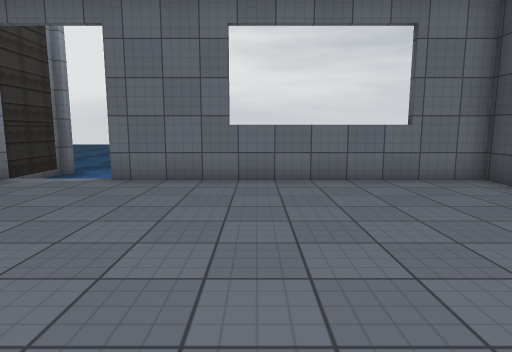
View 1 (above)

18 first-person views from a walk through a 3-D level made in the Unity game engine. The camera is 1.4 m above the floor, tilts 8° down and sees 75° across. The floor is counted in squares, 1 m on a side. Each view is taken from the middle of a square. On the plan, view 1 faces up. The plan holds only what a view shows up to about 15 squares ahead; the rest is blank. The place goes on beyond the plan. The player is left out. Some surface patterns are stand-ins.

View 2
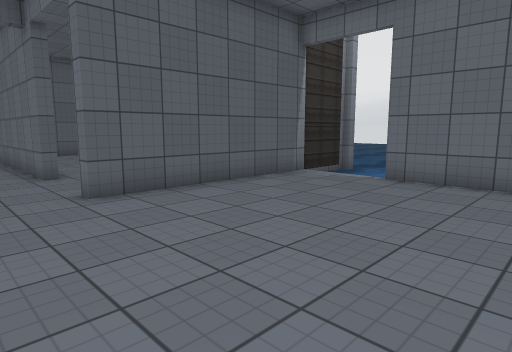

View 3
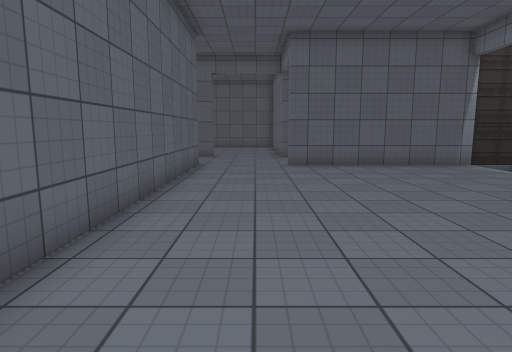

View 4
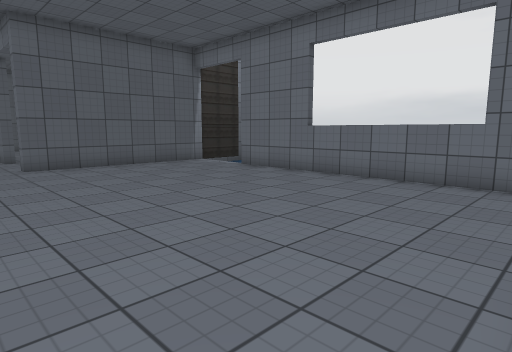

View 5
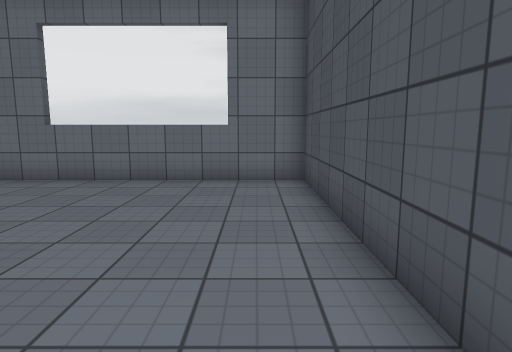

View 6
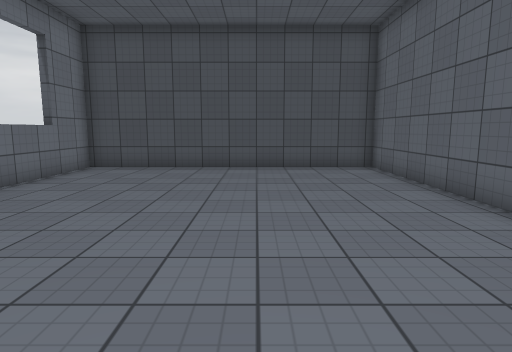

View 7
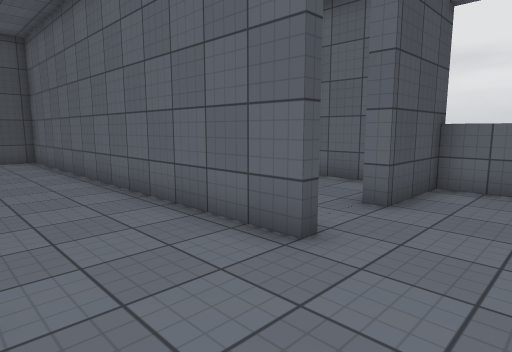

View 8
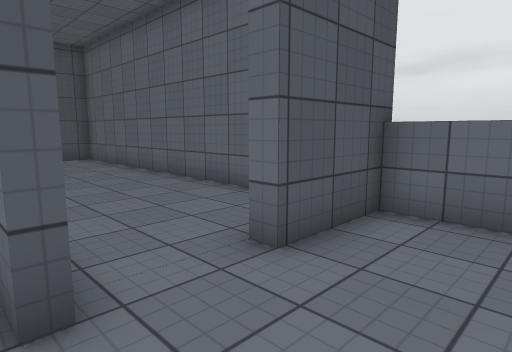

View 9
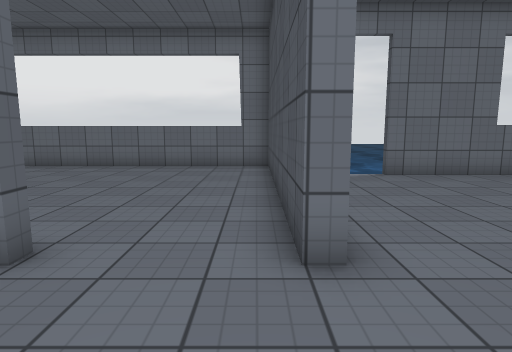

View 10
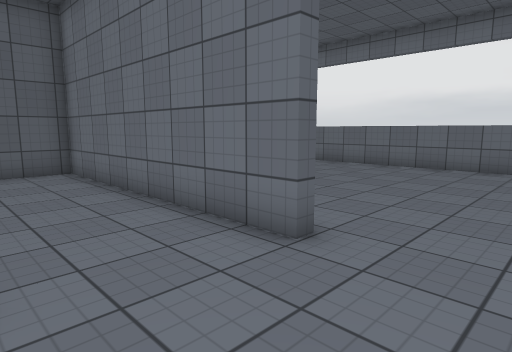

View 11
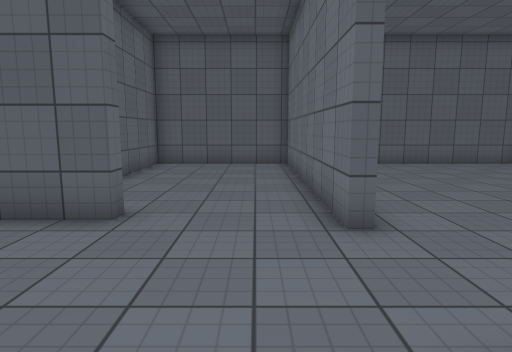

View 12
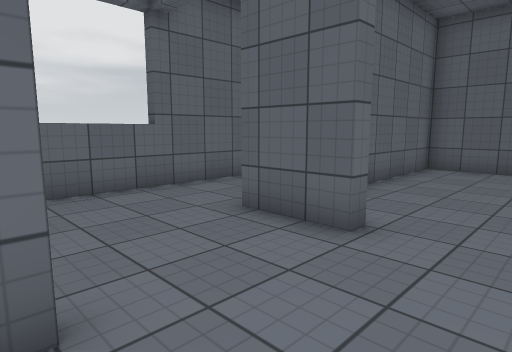

View 13
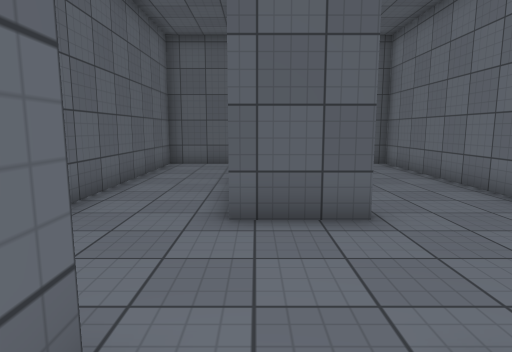

View 14
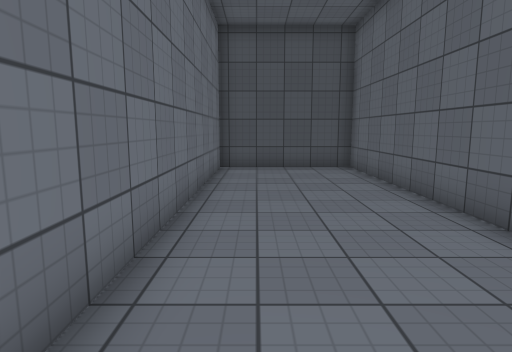

View 15
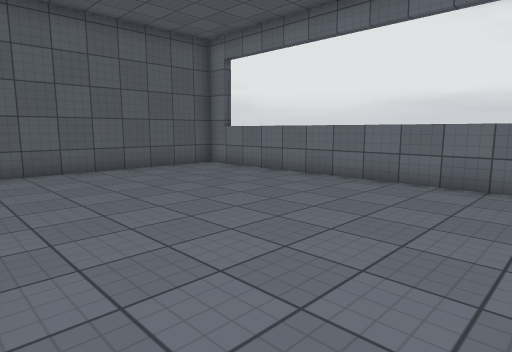

View 16
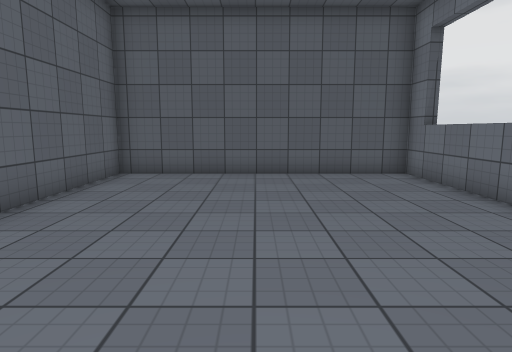

View 17
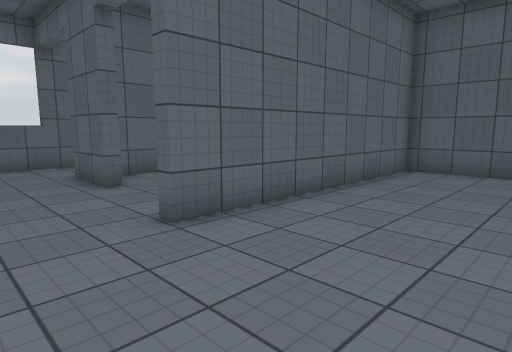

View 18
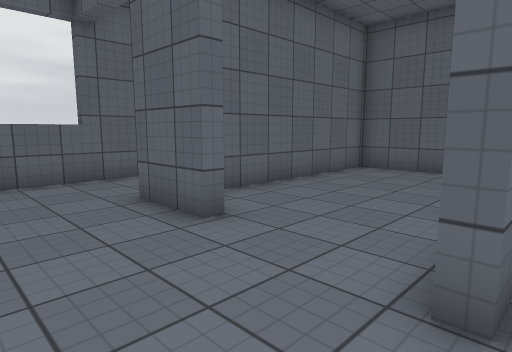

### Floor plan
Points are (right, up) in squares from view 1. A wall is a line through its corners. A room is listed if a view was taken in it or the views show most of it. See-through windows are left out.
Room 1 (views 1, 2, 3, 4, 5, 6, 11)
walls: (-7.1, 8.4) (-7.1, 2.3); (-6.5, -1.3) (6.3, -1.3) (6.3, 9.2) (-4.1, 9.2)
ways out: opening at (-7, 1) to room 2; opening at (-5.5, 9)
Room 2 (views 7, 8, 9, 10, 12, 15, 16, 17, 18)
walls: (-11.5, -1.3) (-11.1, -1.3) (-11.1, -3.5); (-7.1, 2.3) (-7.5, 2.3) (-7.5, 11.2); (-7.5, -1.8) (-7.5, -1.3) (-6.5, -1.3); (-19.6, -4) (-19.6, -6.5) (-7.5, -6.5); (-7.5, -6.9) (-7.5, -3.9) (-7, -3.9); (-7.5, 11.8) (-19.6, 11.8) (-19.6, 2.7) (-10.6, 2.7) (-10.6, 2.3) (-19.6, 2.3) (-19.6, -3) (-12.2, -3)
ways out: opening at (-7, 1) to room 1; opening at (-7, -2.5) to room 3
Room 3 (views 13, 14)
walls: (-5.8, -6.5) (6.3, -6.5) (6.3, -1.7) (-4.4, -1.7)
ways out: opening at (-7, -2.5) to room 2

Where each view was taken, in squares from view 1:
view 1: 0 up, 0 right, facing up
view 2: 0 up, 0 right, facing up-left
view 3: 1 up, 6 right, facing left
view 4: 0 up, 6 right, facing up-left
view 5: 0 up, 5 right, facing up
view 6: 3 up, 6 left, facing right
view 7: 2 up, 10 left, facing down-right
view 8: 1 down, 10 left, facing down-right
view 9: 1 down, 8 left, facing up
view 10: 1 down, 8 left, facing up-left
view 11: 1 up, 6 left, facing left
view 12: 1 up, 7 left, facing down-left
view 13: 3 down, 6 left, facing left
view 14: 3 down, 6 left, facing right
view 15: 3 up, 8 left, facing up-left
view 16: 7 up, 9 left, facing left
view 17: 7 up, 8 left, facing down-left
view 18: 3 up, 8 left, facing down-left
